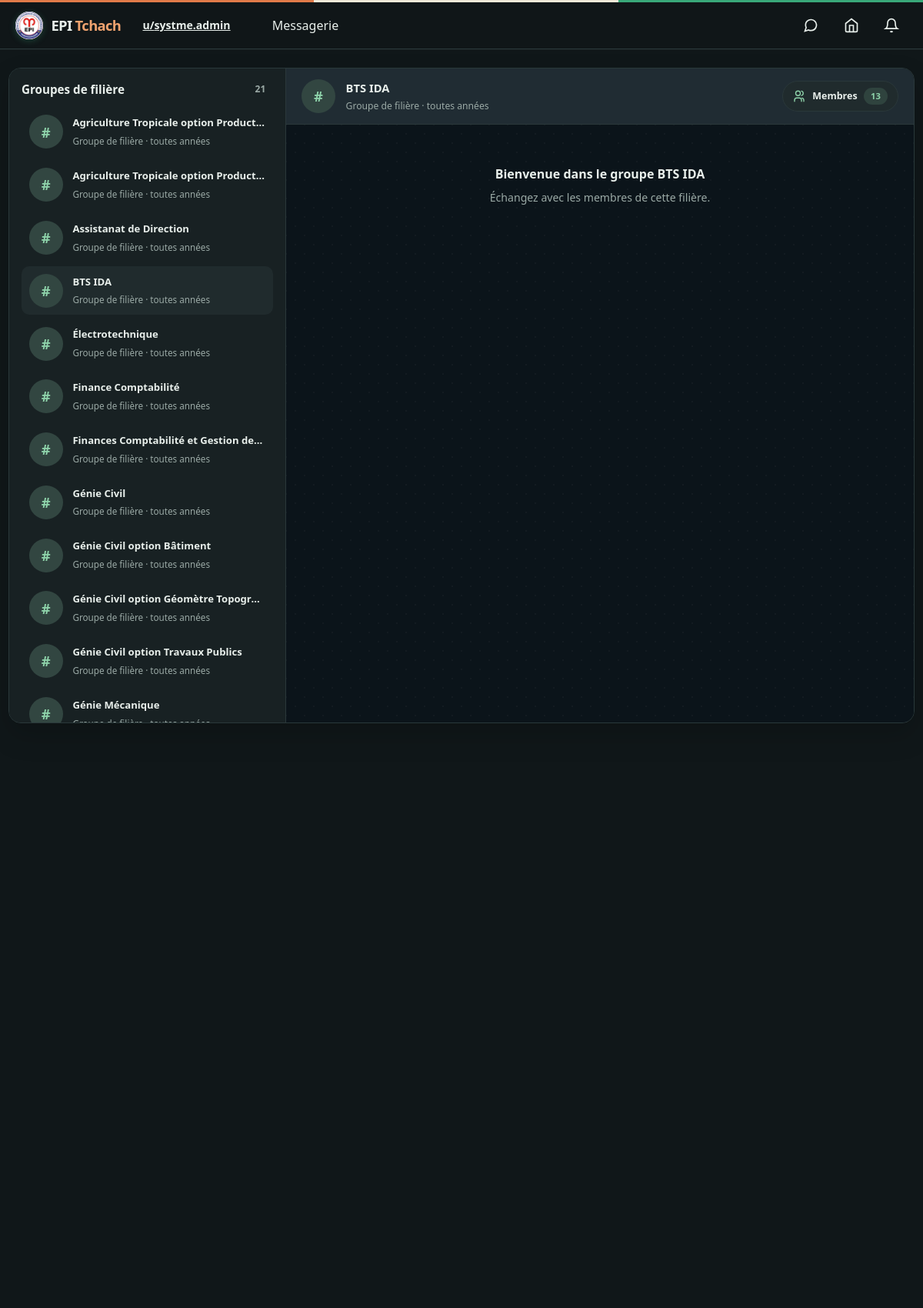
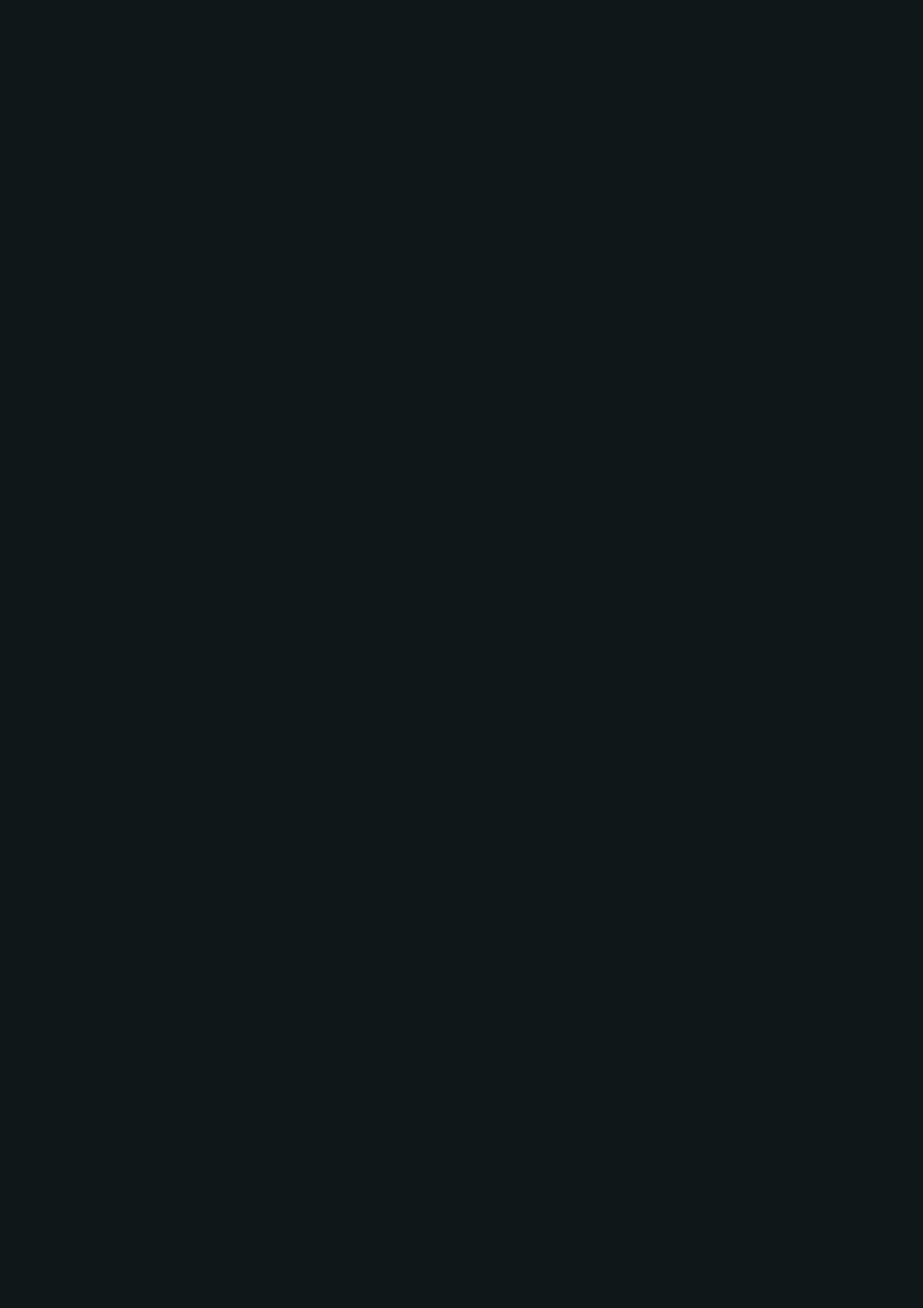
Page /messages?group=1 (signed in, upper part) on the committed database (2 pictures, top to bottom).
### tables this page shows
CREATE TABLE `filiere_message_groups` (
  `id` int unsigned NOT NULL AUTO_INCREMENT,
  `filiere_id` int unsigned NOT NULL,
  `date_creation` datetime NOT NULL DEFAULT CURRENT_TIMESTAMP,
  PRIMARY KEY (`id`),
  UNIQUE KEY `filiere_id` (`filiere_id`),
  CONSTRAINT `fk_filiere_message_groups_filiere` FOREIGN KEY (`filiere_id`) REFERENCES `filieres` (`id`) ON DELETE CASCADE
);

CREATE TABLE `filieres` (
  `id` int unsigned NOT NULL AUTO_INCREMENT,
  `nom` varchar(150) NOT NULL,
  `code` varchar(20) DEFAULT NULL,
  `description` text,
  `image_url` varchar(255) DEFAULT NULL,
  `slogan` varchar(180) DEFAULT NULL,
  `zone_id` int unsigned DEFAULT NULL,
  `est_active` tinyint(1) NOT NULL DEFAULT '1',
  `date_creation` datetime NOT NULL DEFAULT CURRENT_TIMESTAMP,
  PRIMARY KEY (`id`),
  UNIQUE KEY `nom` (`nom`),
  KEY `fk_filieres_zone` (`zone_id`),
  CONSTRAINT `fk_filieres_zone` FOREIGN KEY (`zone_id`) REFERENCES `zones` (`id`) ON DELETE SET NULL
);

### resources/views/desktop/messages/index.php (the view, shortened to what the rows shown need)
<?php
$base = is_string($baseUrl ?? null) ? $baseUrl : '';
$asset = is_string($assetBase ?? null)
  ? $assetBase
  : ($base !== '' ? $base . '/public/assets' : '/public/assets');
$groups = is_array($groups ?? null) ? $groups : [];
$groupMessages = is_array($groupMessages ?? null) ? $groupMessages : [];
$selectedId = isset($selectedFriend['id']) ? (int)$selectedFriend['id'] : null;
$selectedGroupId = isset($selectedGroup['id']) ? (int)$selectedGroup['id'] : null;
?>
<!DOCTYPE html>
<html lang="fr">
<head>
  <link rel="stylesheet" href="<?= htmlspecialchars($asset) ?>/css/desktop/community-shell.css">
  <link rel="stylesheet" href="<?= htmlspecialchars($asset) ?>/css/desktop/salon.css">
  <link rel="stylesheet" href="<?= htmlspecialchars($asset) ?>/css/desktop/messages.css?v=<?= (int)filemtime(ROOT_PATH . '/public/assets/css/desktop/messages.css') ?>">
  <?php include ROOT_PATH . '/resources/views/partials/theme-head.php'; ?>
</head>
<body class="community-shell community-salon epi-messages-page" data-base-url="<?= htmlspecialchars($base, ENT_QUOTES, 'UTF-8') ?>">
  <main class="epi-messages-layout<?= ($selectedId !== null || $selectedGroupId !== null) ? ' is-conversation-open' : '' ?>">
    <aside class="epi-messages-sidebar">
      <div class="epi-messages-sidebar-scroll">
      <section class="epi-messages-panel" data-conversation-section="groups">
        <div class="epi-messages-panel-heading">
          <h2>Groupes de filière</h2>
        </div>
        <?php if (!$groups): ?>
          <p class="epi-messages-muted">Aucun groupe de filière n’est disponible pour votre compte.</p>
        <?php else: ?>
          <nav class="epi-friend-list" aria-label="Groupes de filière">
            <?php foreach ($groups as $group): ?>
              <a class="epi-friend-link <?= $selectedGroupId === (int)$group['id'] ? 'is-selected' : '' ?>"
                 data-conversation-item="groups"
                 href="<?= htmlspecialchars($base) ?>/messages?group=<?= (int)$group['id'] ?>">
                <span class="epi-message-avatar epi-group-avatar" aria-hidden="true">#</span>
                <span class="epi-friend-link-content">
                  <strong><?= htmlspecialchars($group['name'], ENT_QUOTES, 'UTF-8') ?></strong>
                  <small>Groupe de filière · toutes années</small>
                </span>
              </a>
            <?php endforeach; ?>
          </nav>
        <?php endif; ?>
      </section>
      </div>
    </aside>
    <section class="epi-conversation-panel" aria-label="Conversation">
      <?php if ($selectedGroup): ?>
        <header class="epi-conversation-header is-group-header">
          <span class="epi-message-avatar epi-group-avatar" aria-hidden="true">#</span>
          <div>
            <strong><?= htmlspecialchars($selectedGroup['name'], ENT_QUOTES, 'UTF-8') ?></strong>
            <span>Groupe de filière · toutes années</span>
          </div>
          <div class="epi-group-members">
            <button type="button" class="epi-group-members-toggle" id="groupMembersToggle"
                    aria-expanded="false" aria-controls="groupMembersPanel">
              <svg aria-hidden="true" viewBox="0 0 24 24" fill="none" stroke="currentColor" stroke-width="1.8" stroke-linecap="round" stroke-linejoin="round"><path d="M16 21v-2a4 4 0 0 0-4-4H8a4 4 0 0 0-4 4v2"/><circle cx="10" cy="7" r="4"/><path d="M20 21v-2a4 4 0 0 0-3-3.87M16 3.13a4 4 0 0 1 0 7.75"/></svg>
              <span>Membres</span>
              <span class="epi-group-members-count"><?= count($groupMembers) ?></span>
            </button>
          </div>
        </header>
        <div class="epi-message-history" id="messageHistory" aria-live="polite">
          <?php if (!$groupMessages): ?>
            <div class="epi-conversation-empty">
              <h2>Bienvenue dans le groupe <?= htmlspecialchars($selectedGroup['name'], ENT_QUOTES, 'UTF-8') ?></h2>
              <p>Échangez avec les membres de cette filière.</p>
            </div>
          <?php endif; ?>
        </div>
      <?php endif; ?>
    </section>
  </main>
</body>
</html>

### rows in the picture
filiere_message_groups: filiere.nom "Agriculture Tropicale option Product…"
filiere_message_groups: filiere.nom "Agriculture Tropicale option Product…"
filiere_message_groups: filiere.nom "Assistanat de Direction"
filiere_message_groups: filiere.nom "BTS IDA"
filiere_message_groups: filiere.nom "Électrotechnique"
filiere_message_groups: filiere.nom "Finance Comptabilité"
filiere_message_groups: filiere.nom "Finances Comptabilité et Gestion de…"
filiere_message_groups: filiere.nom "Génie Civil"
filiere_message_groups: filiere.nom "Génie Civil option Bâtiment"
filiere_message_groups: filiere.nom "Génie Civil option Géomètre Topogr…"
filiere_message_groups: filiere.nom "Génie Civil option Travaux Publics"
filiere_message_groups: filiere.nom "Génie Mécanique"
filieres: nom "BTS IDA"

### other values in the picture
count($groups) "21"
count($groupMembers) "13"
